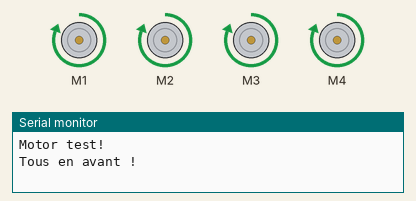
Simulated run of this sketch. Board: Arduino Uno, built with avr-gcc and run on an emulated ATmega328P. Parts: 4 × DC motor (green arrow = forward, orange = backward, longer = faster), the last lines printed to the serial monitor.

Above: at 1.5 s.
At 3.2 s:
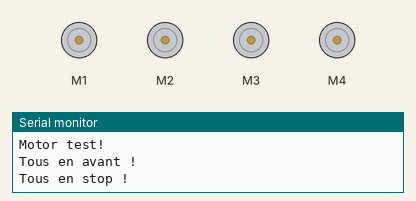
At 5.0 s:
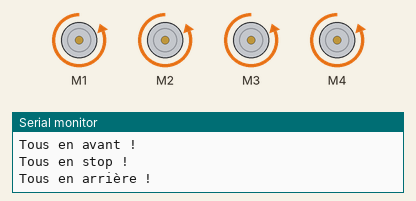
Timing chart, 0 to 9.1 s (numbered marks = the images above):
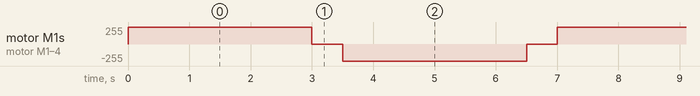

The sketch:

testShieldMotor.ino
```cpp
// Programme super simple pour piloter 4 moteurs, sans asservissement.
// Cela permet de a minima de tester vos moteurs et votre shield, en lien avec vos cablages
//     Si un moteur ne tourne pas, c'est peut-être un moteur ou un composant défectueux. Faites des tests après vérification de vos cablages.
//     Si un moteur ne tourne pas dans le sens qui semble devoir être celui programmé, vérifiez / modifiez vos connexions moteur

// D'autres codes sont par exemple disponible https://www.lextronic.fr/shield-controleur-de-moteurs-40423.html

// bibliothèque utilisable pour le pilotage du shield moteur
#include <AFMotor.h>

// définition de moteurs
AF_DCMotor motor1(1); //Moteur 1
AF_DCMotor motor2(2); //Moteur 2
AF_DCMotor motor3(3); //Moteur 3
AF_DCMotor motor4(4); //Moteur 4

// Remarque 1 : si vous mettez le moteur 1 sur la roue droite d'un véhicule et le moteur 2 sur la seconde roue,
//   et qu'ils sont classiquement montés tête bêche, il faudra les piloter en rotation inverse pour que le
//   véhicule avance et ne tourne pas.


void setup() {
  // rien de particulier à initialiser ici
  Serial.begin(9600); // set up Serial library at 9600 bps
  Serial.println("Motor test!");
}

void loop() {
      // tout les moteurs au max de vitesse en rotation dans un même sens
      // vitesse entre -255 et 255 (PWM).
      // Attention, une valeur trop faible (en valeur absolue) ne démarre pas les moteurs, il y a un effet de seuil
      CommandeMoteur1(255);
      CommandeMoteur2(255);
      CommandeMoteur3(255);
      CommandeMoteur4(255);
      Serial.println("Tous en avant !");
 delay(3000); // attente 3 seconde et stop moteur
 // remarque : pour stopper un moteur net, on peut aussi mettre un petit coup en arrière très court
      CommandeMoteur1(0);
      CommandeMoteur2(0);
      CommandeMoteur3(0);
      CommandeMoteur4(0);
      Serial.println("Tous en stop !");
 delay(500); // attente 0.5 seconde
    // tout les moteurs au max de vitesse en rotation en sens inverse
      CommandeMoteur1(-255);
      CommandeMoteur2(-255);
      CommandeMoteur3(-255);
      CommandeMoteur4(-255);
      Serial.println("Tous en arrière !");
 delay(3000); // attente 3 secondes et stop
      CommandeMoteur1(0);
      CommandeMoteur2 (0);
      CommandeMoteur3(0);
      CommandeMoteur4(0);
      Serial.println("Tous en stop !");
 delay(500); // attente 0.5 seconde

}

void CommandeMoteur1(double commande) {
  // Commande PWM
  if (commande >= 0) {
    motor1.run(FORWARD);
    motor1.setSpeed(commande);
  }
  if (commande < 0) {
    motor1.run(BACKWARD);
    motor1.setSpeed(-commande);
  }
}

void CommandeMoteur2(double commande) {
  // Commande PWM
  if (commande >= 0) {
    motor2.run(FORWARD);
    motor2.setSpeed(commande);
  }

  if (commande < 0) {
    motor2.run(BACKWARD);
    motor2.setSpeed(-commande);
  }
}

void CommandeMoteur3(double commande) {
  // Commande PWM
  if (commande >= 0) {
    motor3.run(FORWARD);
    motor3.setSpeed(commande);
  }
  if (commande < 0) {
    motor3.run(BACKWARD);
    motor3.setSpeed(-commande);
  }
}

void CommandeMoteur4(double commande) {
  // Commande PWM
  if (commande >= 0) {
    motor4.run(FORWARD);
    motor4.setSpeed(commande);
  }
  if (commande < 0) {
    motor4.run(BACKWARD);
    motor4.setSpeed(-commande);
  }
}
```

Measured:
- by itself, motor M1–4: repeats every 7.0 s: stopped 0.50 s, backward 255/255 3.0 s, stopped 0.50 s, forward 255/255 3.0 s
